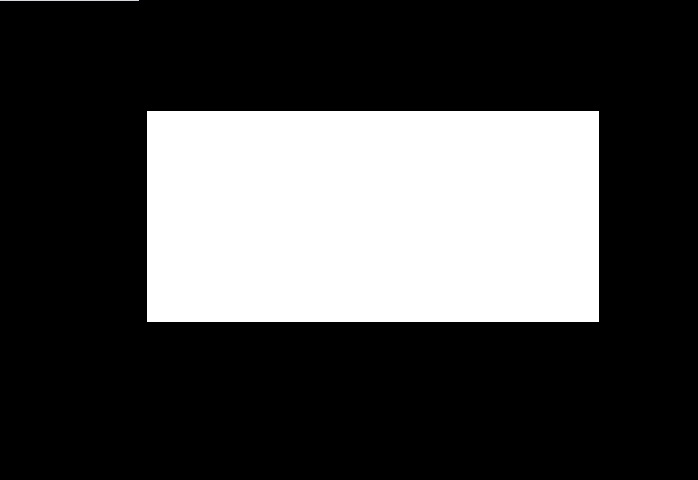
#> input picture xu li anh bai tap lon/images/bird_mask.jpg, 698 x 480 px, found by its file name
$ python Sobel.py   (older library calls are emulated)
#> lines starting #> are read from the running program, lines starting #| are printed output that depends on the picture
import cv2
import matplotlib.pyplot as plt
import numpy as np

# Đọc hình ảnh và chuyển sang grayscale
image = cv2.imread(r'C:\Users\hoang\Desktop\file code\xu ly anh\xu li anh bai tap lon\images\bird_mask.jpg', cv2.IMREAD_GRAYSCALE)
#> image: shape (480, 698); min 0, max 255, mean 72.7

# Áp dụng bộ lọc Sobel
sobel_x = cv2.Sobel(image, cv2.CV_64F, 1, 0, ksize=3)  # Gradient theo X
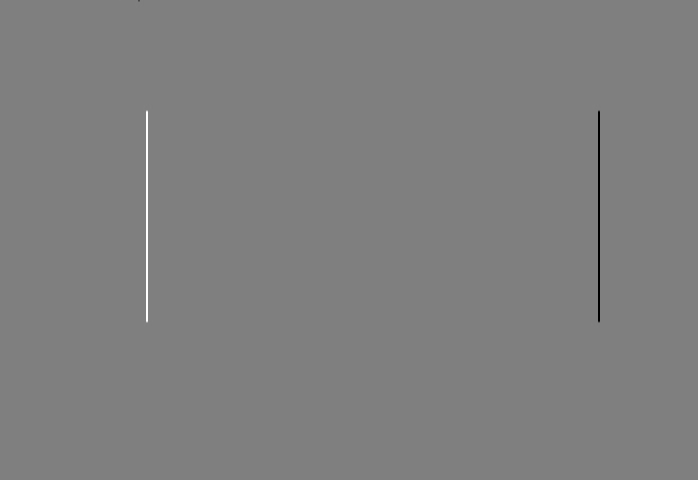
#> sobel_x: shape (480, 698) float64; min -1020, max 1020, mean 0; drawn with min black and max white
sobel_y = cv2.Sobel(image, cv2.CV_64F, 0, 1, ksize=3)  # Gradient theo Y
sobel_combined = cv2.magnitude(sobel_x, sobel_y)  # Kết hợp các gradient
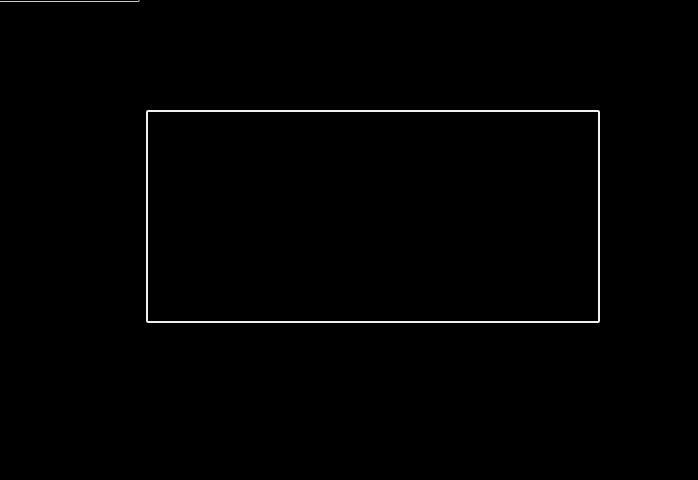
#> sobel_combined: shape (480, 698) float64; min 0, max 1079, mean 8.5; drawn with min black and max white

# Hiển thị hình ảnh
plt.figure(figsize=(12, 5))

plt.subplot(1, 3, 1)
plt.title("Gradient X")
plt.imshow(np.abs(sobel_x), cmap='gray')
plt.axis('off')

plt.subplot(1, 3, 2)
plt.title("Gradient Y")
plt.imshow(np.abs(sobel_y), cmap='gray')
plt.axis('off')

plt.subplot(1, 3, 3)
plt.title("Sobel Combined")
plt.imshow(sobel_combined, cmap='gray')
plt.axis('off')

plt.show()
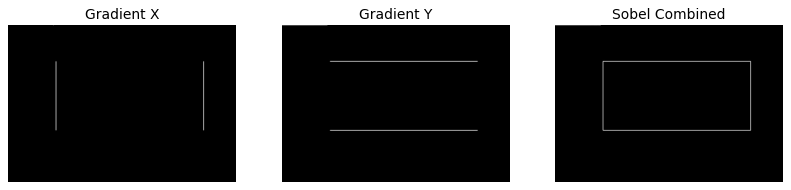
#> figure drawn by matplotlib, 3 panels
